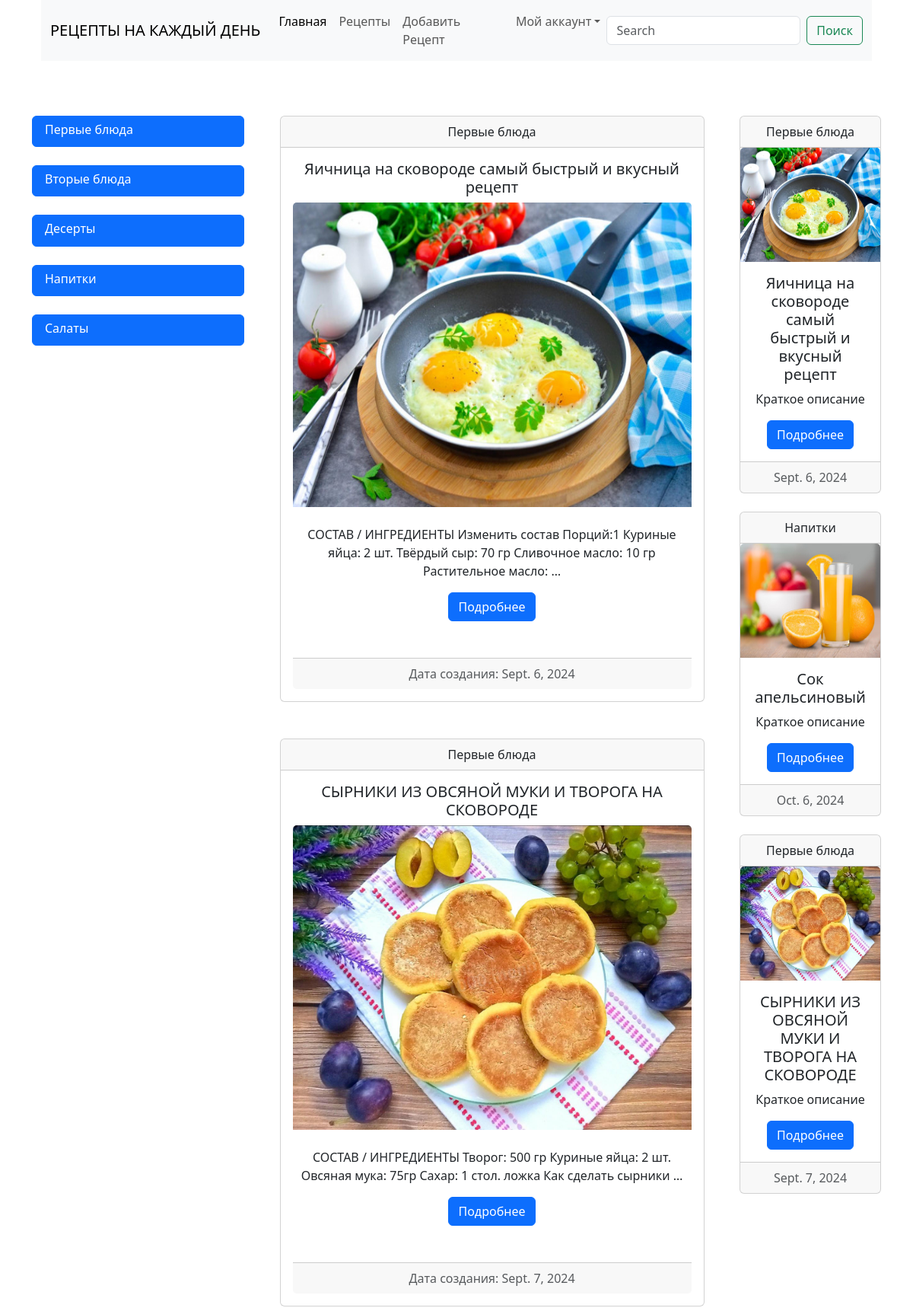
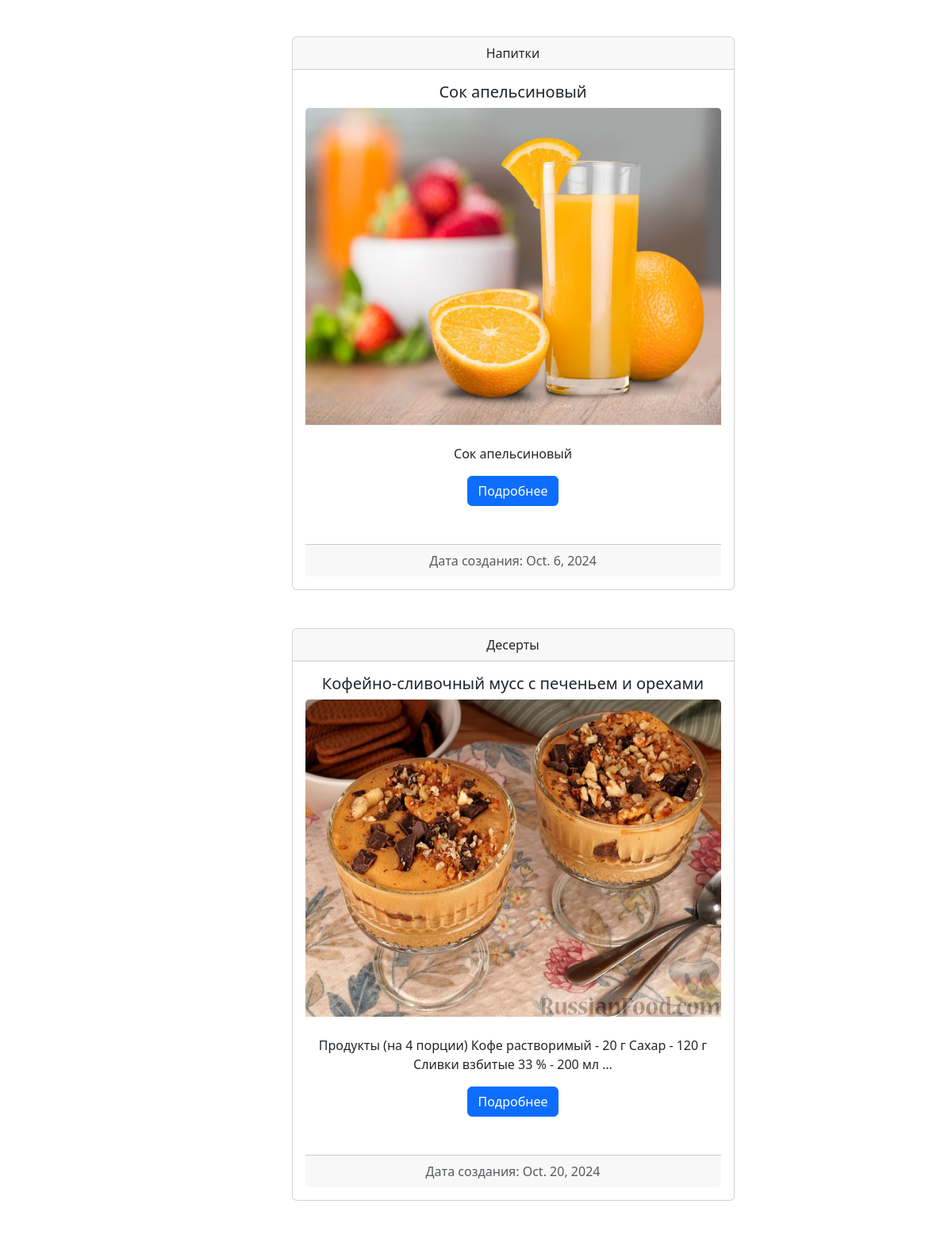
The page / (upper part) on the database its author committed (2 pictures, top to bottom).
### recipe/models.py (models this page shows, shortened)
class Category(models.Model):
    title = models.CharField(max_length=255, verbose_name='Категории')
    def __str__(self):
        return self.title
    class Meta:
        verbose_name = 'Категория'
        verbose_name_plural = 'Категории'

class Recept(models.Model):
    author = models.ForeignKey(User, on_delete=models.CASCADE, verbose_name='Автор')
    recept_name = models.CharField(max_length=255, blank=False)
    date = models.DateField(auto_now_add=True)
    recept_text = models.TextField(max_length=12000, blank=False)
    img = models.ImageField(upload_to='images/', blank=True)
    watched = models.IntegerField(default=0, blank=True)
    is_published = models.BooleanField(default=True, blank=True)
    category = models.ForeignKey(Category, default=1,on_delete=models.CASCADE, blank=True)
    title = models.CharField(max_length=180)
    description = models.CharField (max_length=300, blank=False)
    class Meta:
        verbose_name = 'Рецепт'
        verbose_name_plural = 'Рецепты'

### accounts/views.py (the view)
# urls.py: path('', views.PageBuilder, name='home'),
def PageBuilder(request):
    recipts = Recept.objects.filter(is_published=True).order_by('date')
    categorys = Category.objects.all()
    page_number = request.GET.get('page')
    paginator = paginator_method(recipts,5, page_number)
    recomendations = Recept.objects.filter(is_published = True).order_by('-watched')[:3]
    page = {
        'title': f"Главная страница",
        'recipts': recipts,
        'categorys': categorys,
        'recomendations' : recomendations,
        'page_obj': paginator,
    }
    return render(request, 'home.html', page)

### accounts/views.py (called while the page is built)
def paginator_method(list:list, per_page:int, pagename=str):
    paginator = Paginator(list, per_page)
    page_number = pagename
    page_obj = paginator.get_page(page_number)
    return page_obj

### accounts/templates/home.html
{% extends 'base_recipe.html' %}
{% block center-area %}
<br><br><br>
{% include 'components/_post_list.html' %}
{% endblock %}

### recipe/templates/components/_left_menu.html
    <br><br><br>
{% for category in categorys %}
    <div class="list-group">
        <a href="{% url 'category' category.id %}" class="list-group-item list-group-item-action flex-column align-items-start active">
            <div class="d-flex w-100 justify-content-between">
                <h6 class="mb-1">{{ category }}</h6>
            </div>
        </a>
    </div>
    <br>
    {% endfor %}

### recipe/templates/components/_post_list.html (shortened to what this page needs)
{% for recipt in page_obj %}
<div class = "card text-center">
    <div class = "card-header">{{ recipt.category }}</div>
    <div class = "card-body"> <h5 class="card-title">{{ recipt.title }}</h5>
        {% if recipt.img %}
        <img src="{{ recipt.img.url }}" class="card-img-top" alt="{{ recipt.title }}" height="400px">
        {% else %}
        <img src="media/images/image001.jpg" class="card-img-top" alt="{{ recipt.title }}" height="400px">
        {% endif %}
        <br><br>
        <p class = "card-text">{{ recipt.recept_text | truncatewords:20 }}</p>
        <div class="d-flex justify-content-center">
            <a href="{% url 'recept_id' recipt.id %}" class = "btn btn-primary mx-2">Подробнее</a>
        </div>
        <br><br>
        <div class = "card-footer text-muted"> Дата создания: {{ recipt.date }}</div>
    </div>
</div>
<br><br>
{% endfor %}

### recipe/templates/components/_post_recommendation.html
<br><br><br>
{% load static %}
    {% for recomendat in recomendations %}
    <div class="card text-center"><div class="card-header">{{ recomendat.category }}</div>
        {% if recomendat.img %}
        <img src="{{ recomendat.img.url }}" class="card-img-top" alt="..." height="150px">
        {% else %}
        <img src="{% static 'images/image001.jpg' %}" class="card-img-top" alt="{{ recipt.title }}" height="150px">
        {% endif %}
        <div class="card-body"><h5 class="card-title">{{ recomendat.title }}</h5>
            <p class="card-text">Краткое описание</p>
            <a href="{% url 'recept_id' recomendat.id %}" class="btn btn-primary">Подробнее</a>
        </div>
        <div class="card-footer text-muted">{{ recomendat.date }}</div>
    </div>
<br>
    {% endfor %}

### rows shown on the page
Category: title "Первые блюда"
Category: title "Вторые блюда"
Category: title "Десерты"
Category: title "Напитки"
Category: title "Салаты"
Recept: category "Первые блюда", title "Яичница на сковороде самый быстрый и вкусный рецепт", img (picture), recept_text "СОСТАВ / ИНГРЕДИЕНТЫ Изменить состав Порций:1 Куриные яйца: 2 шт. Твёрдый сыр: 70 гр Сливочное масло: 10 гр Растительное масло: …", date "Sept. 6, 2024"
Recept: category "Первые блюда", title "СЫРНИКИ ИЗ ОВСЯНОЙ МУКИ И ТВОРОГА НА СКОВОРОДЕ", img (picture), recept_text "СОСТАВ / ИНГРЕДИЕНТЫ Творог: 500 гр Куриные яйца: 2 шт. Овсяная мука: 75гр Сахар: 1 стол. ложка Как сделать сырники …", date "Sept. 7, 2024"
Recept: category "Напитки", title "Сок апельсиновый", img (picture), recept_text "Сок апельсиновый", date "Oct. 6, 2024"
Recept: category "Десерты", title "Кофейно-сливочный мусс с печеньем и орехами", img (picture), recept_text "Продукты (на 4 порции) Кофе растворимый - 20 г Сахар - 120 г Сливки взбитые 33 % - 200 мл …", date "Oct. 20, 2024"
